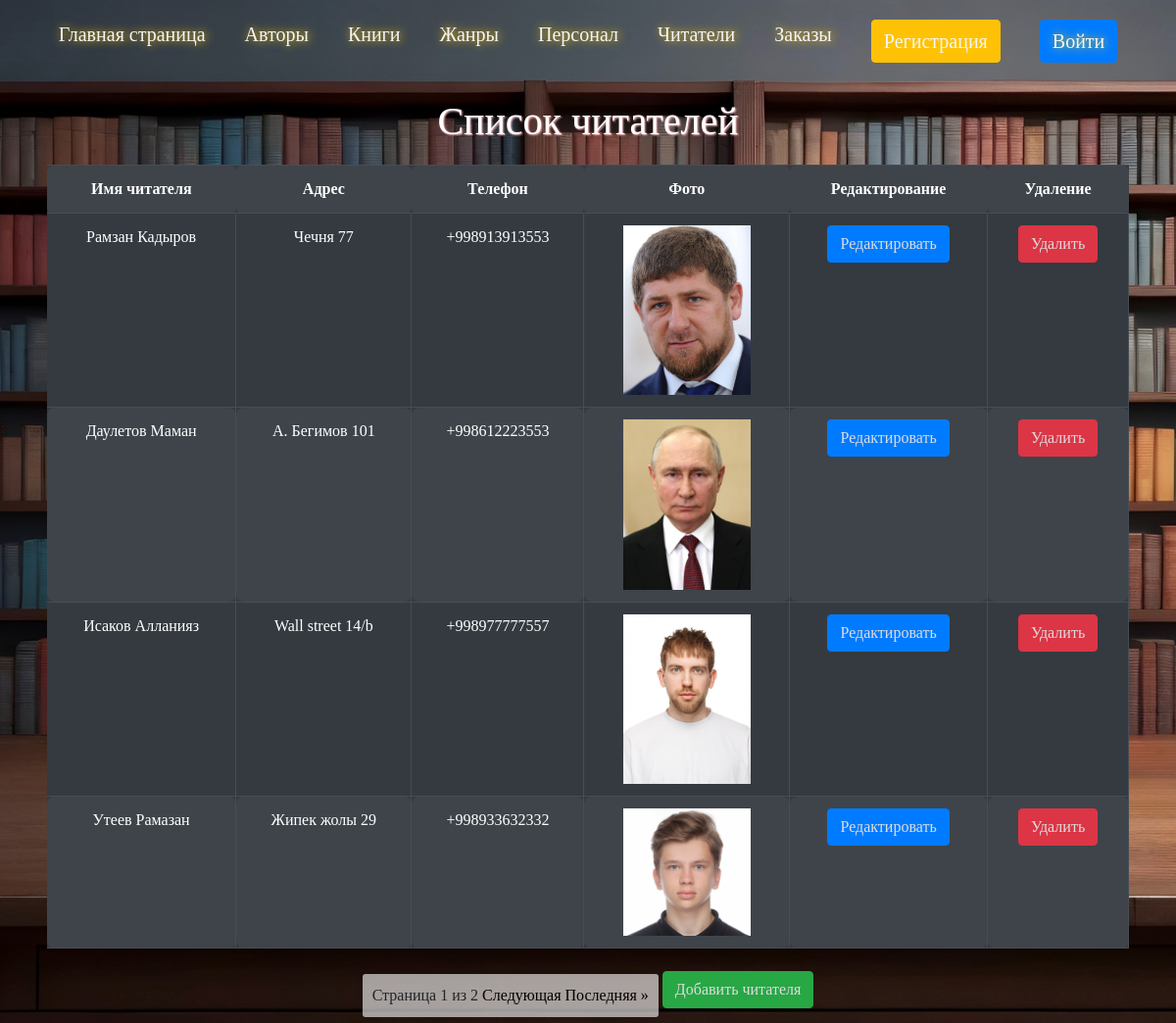
/readers/list/, run on the app's committed database.
### readers/models.py (models this page shows, shortened)
class Readers(models.Model):  # connect with Booking
    name = models.CharField(max_length=255)
    adress = models.CharField(max_length=100)
    telephone = models.CharField(max_length=20)
    image = models.ImageField(default="Test.jpg", blank=True)
    slug = models.SlugField(default="", null=False)

### readers/views.py (the view)
# urls.py: path('readers/list/',views.readers_list, name='readers_list'),
def readers_list(request):
    readers = Readers.objects.all()
    paginator = Paginator(readers, 4)  # Показывать 4 читателей на странице
    page_number = request.GET.get('page')
    page_obj = paginator.get_page(page_number)
    return render(request, 'readers/readers_list.html', {'page_obj': page_obj})

### readers/templates/readers/readers_list.html (shortened to what this page needs)
{% extends 'base.html' %}
{% block header %}
<div class="box-author">
    <h1>Список читателей</h1>
    <table class="table table-dark table-striped">
        <tr>
            <th>Имя читателя</th>
            <th>Адрес</th>
            <th>Телефон</th>
            <th>Фото</th>
            <th>Редактирование</th>
            <th>Удаление</th>
        </tr>
        {% for reader in page_obj %}
        <tr>
            <td>{{ reader.name }}</td>
            <td>{{ reader.adress }}</td>
            <td>{{ reader.telephone }}</td>
            <td>
                {% if reader.image %}
                    <img src="{{ reader.image.url }}" alt="reader-portret" width="130px">
                {% else %}
                    <img src="/path/to/default/image.jpg" alt="default-reader-portret" width="130px">
                {% endif %}
            </td>
            <td><button type="button" class="btn btn-primary"><a href="{% url 'reader_update' reader.pk %}">Редактировать</a></button></td>
            <td><button type="button" class="btn btn-danger"><a href="{% url 'reader_delete' reader.pk %}">Удалить</a></button></td>
        </tr>
        {% endfor %}
    </table>
    <div class="pagination">
        <span class="step-links">
            <span>Страница {{ page_obj.number }} из {{ page_obj.paginator.num_pages }}</span>
            {% if page_obj.has_next %}
                <a href="?page={{ page_obj.next_page_number }}">Следующая</a>
                <a href="?page={{ page_obj.paginator.num_pages }}">Последняя &raquo;</a>
            {% endif %}
        </span>
    </div>
    <button type="button" class="btn btn-success"><a href="{% url 'reader_create' %}">Добавить читателя</a></button>
</div>
{% endblock %}

### Library/static/library/css/style.css (style rules this page uses)
* { padding: 0px; margin: 0px; box-sizing: border-box; list-style: none; font-family: tahoma; font-size: 16px; }
body { background: url(../img/librar.jpg); background-size: cover; background-position: center; background-attachment: fixed; }
body h1 { font-size: 40px; color: #fff; text-shadow: 1px 1px 2px pink; margin-bottom: 20px; }
.test-forms table th, table td { padding: 15px; border-right: 1px solid black; border-bottom: 1px solid black; border-radius: 8px; }
.test-forms table tr, td, th { border-radius: 6px; }
.pagination { display: inline-block; background-color: rgba(255, 255, 255, 0.6); border-radius: 3px; text-align: center; box-shadow: 0 4px 8px rgba(0, 0, 0, 0.1); margin-top: 10px; padding: 10px; }
.pagination a { color: black; }
table button { transition: background-color 0.3s; border-radius: 3px; padding: 5px 5px; }
table button a { text-decoration: none; color: whitesmoke; }
table a { text-decoration: none; color: black; cursor: pointer; }
.content .box-author { margin: 0 4%; text-align: center; }
.content .box-author table { text-align: center; }
.content .box-author .btn a { text-decoration: none; color: #ddd; }
.box-author a { margin-top: 15px; }
.box-author button { margin-bottom: 15px; }

### data on the page
Readers: name "Рамзан Кадыров", adress "Чечня 77", telephone "+998913913553", image (picture)
Readers: name "Даулетов Маман", adress "А. Бегимов 101", telephone "+998612223553", image (picture)
Readers: name "Исаков Алланияз", adress "Wall street 14/b", telephone "+998977777557", image (picture)
Readers: name "Утеев Рамазан", adress "Жипек жолы 29", telephone "+998933632332", image (picture)

### other printed values
{{ page_obj.number }} "1"
{{ page_obj.paginator.num_pages }} "2"
